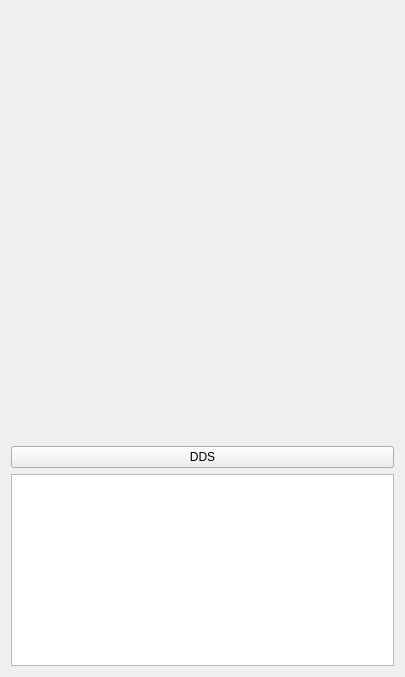
<?xml version="1.0" encoding="UTF-8"?>
<ui version="4.0">
 <class>Form</class>
 <widget class="QWidget" name="Form">
  <property name="geometry">
   <rect>
    <x>0</x>
    <y>0</y>
    <width>405</width>
    <height>677</height>
   </rect>
  </property>
  <property name="minimumSize">
   <size>
    <width>0</width>
    <height>24</height>
   </size>
  </property>
  <property name="windowTitle">
   <string>Form</string>
  </property>
  <layout class="QVBoxLayout" name="verticalLayout" stretch="1,0,0,0">
   <item>
    <widget class="QWidget" name="VideoViewContainer" native="true">
     <property name="sizePolicy">
      <sizepolicy hsizetype="Preferred" vsizetype="Expanding">
       <horstretch>0</horstretch>
       <verstretch>0</verstretch>
      </sizepolicy>
     </property>
     <property name="minimumSize">
      <size>
       <width>100</width>
       <height>300</height>
      </size>
     </property>
     <layout class="QVBoxLayout" name="verticalLayout_4">
      <property name="leftMargin">
       <number>0</number>
      </property>
      <property name="topMargin">
       <number>0</number>
      </property>
      <property name="rightMargin">
       <number>0</number>
      </property>
      <property name="bottomMargin">
       <number>0</number>
      </property>
      <item>
       <layout class="QVBoxLayout" name="verticalLayoutVideoView"/>
      </item>
     </layout>
    </widget>
   </item>
   <item>
    <widget class="BridgeHandView" name="hand_view" native="true">
     <property name="minimumSize">
      <size>
       <width>0</width>
       <height>24</height>
      </size>
     </property>
     <layout class="QHBoxLayout" name="horizontalLayout_3">
      <property name="spacing">
       <number>6</number>
      </property>
      <property name="leftMargin">
       <number>0</number>
      </property>
      <property name="topMargin">
       <number>0</number>
      </property>
      <property name="rightMargin">
       <number>0</number>
      </property>
      <property name="bottomMargin">
       <number>0</number>
      </property>
     </layout>
    </widget>
   </item>
   <item>
    <widget class="QPushButton" name="pushButtonCalcDDS">
     <property name="text">
      <string>DDS</string>
     </property>
    </widget>
   </item>
   <item>
    <widget class="BridgeDDSView" name="dds_view"/>
   </item>
  </layout>
 </widget>
 <customwidgets>
  <customwidget>
   <class>BridgeDDSView</class>
   <extends>QTextBrowser</extends>
   <header>bridgeddsview.h</header>
  </customwidget>
  <customwidget>
   <class>BridgeHandView</class>
   <extends>QWidget</extends>
   <header>bridgehandview.h</header>
   <container>1</container>
  </customwidget>
 </customwidgets>
 <resources/>
 <connections/>
</ui>
